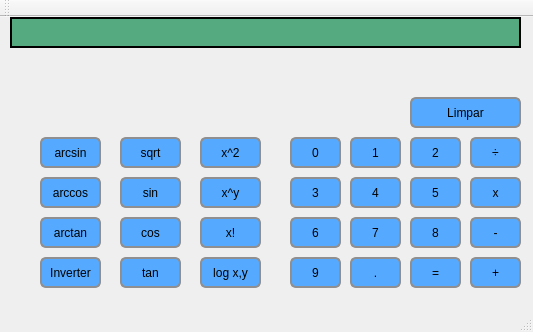
<?xml version="1.0" encoding="UTF-8"?>
<ui version="4.0">
 <class>MainWindow</class>
 <widget class="QMainWindow" name="MainWindow">
  <property name="geometry">
   <rect>
    <x>0</x>
    <y>0</y>
    <width>533</width>
    <height>332</height>
   </rect>
  </property>
  <property name="windowTitle">
   <string>Calculadora</string>
  </property>
  <property name="windowIcon">
   <iconset>
    <normaloff>calculator.ico</normaloff>calculator.ico</iconset>
  </property>
  <property name="styleSheet">
   <string notr="true">QWidget{
	//background-color:rgb(222, 222, 222);
}</string>
  </property>
  <widget class="QWidget" name="centralWidget">
   <widget class="QLabel" name="Resposta">
    <property name="geometry">
     <rect>
      <x>10</x>
      <y>0</y>
      <width>511</width>
      <height>31</height>
     </rect>
    </property>
    <property name="autoFillBackground">
     <bool>false</bool>
    </property>
    <property name="styleSheet">
     <string notr="true">QLabel{
background-color:rgb(85, 170, 127);
}</string>
    </property>
    <property name="inputMethodHints">
     <set>Qt::ImhDigitsOnly</set>
    </property>
    <property name="frameShape">
     <enum>QFrame::WinPanel</enum>
    </property>
    <property name="frameShadow">
     <enum>QFrame::Plain</enum>
    </property>
   </widget>
   <widget class="QPushButton" name="Op1">
    <property name="geometry">
     <rect>
      <x>470</x>
      <y>240</y>
      <width>51</width>
      <height>31</height>
     </rect>
    </property>
    <property name="styleSheet">
     <string notr="true">QPushButton {
    border: 2px solid #8f8f91;
    border-radius: 6px;
    background-color: qlineargradient(x1: 0, y1: 0, x2: 0, y2: 1,
                                      stop: 0 #f6f7fa, stop: 1 #dadbde);
background-color:rgb(85,170,255);
    min-width: 40px;
}</string>
    </property>
    <property name="text">
     <string>+</string>
    </property>
    <property name="shortcut">
     <string>+</string>
    </property>
   </widget>
   <widget class="QPushButton" name="Op2">
    <property name="geometry">
     <rect>
      <x>470</x>
      <y>200</y>
      <width>51</width>
      <height>31</height>
     </rect>
    </property>
    <property name="styleSheet">
     <string notr="true">QPushButton {
    border: 2px solid #8f8f91;
    border-radius: 6px;
    background-color: qlineargradient(x1: 0, y1: 0, x2: 0, y2: 1,
                                      stop: 0 #f6f7fa, stop: 1 #dadbde);
background-color:rgb(85,170,255);
    min-width: 40px;
}</string>
    </property>
    <property name="text">
     <string>-</string>
    </property>
    <property name="shortcut">
     <string>-</string>
    </property>
   </widget>
   <widget class="QPushButton" name="Op3">
    <property name="geometry">
     <rect>
      <x>470</x>
      <y>120</y>
      <width>51</width>
      <height>31</height>
     </rect>
    </property>
    <property name="styleSheet">
     <string notr="true">QPushButton {
    border: 2px solid #8f8f91;
    border-radius: 6px;
    background-color: qlineargradient(x1: 0, y1: 0, x2: 0, y2: 1,
                                      stop: 0 #f6f7fa, stop: 1 #dadbde);
background-color:rgb(85,170,255);
    min-width: 40px;
}</string>
    </property>
    <property name="text">
     <string>÷</string>
    </property>
    <property name="shortcut">
     <string>/</string>
    </property>
   </widget>
   <widget class="QPushButton" name="Op4">
    <property name="geometry">
     <rect>
      <x>470</x>
      <y>160</y>
      <width>51</width>
      <height>31</height>
     </rect>
    </property>
    <property name="styleSheet">
     <string notr="true">QPushButton {
    border: 2px solid #8f8f91;
    border-radius: 6px;
    background-color: qlineargradient(x1: 0, y1: 0, x2: 0, y2: 1,
                                      stop: 0 #f6f7fa, stop: 1 #dadbde);
background-color:rgb(85,170,255);
    min-width: 40px;
}</string>
    </property>
    <property name="text">
     <string>x</string>
    </property>
    <property name="shortcut">
     <string>*</string>
    </property>
   </widget>
   <widget class="QPushButton" name="b1">
    <property name="geometry">
     <rect>
      <x>350</x>
      <y>120</y>
      <width>51</width>
      <height>31</height>
     </rect>
    </property>
    <property name="styleSheet">
     <string notr="true">QPushButton {
    border: 2px solid #8f8f91;
    border-radius: 6px;
    background-color: qlineargradient(x1: 0, y1: 0, x2: 0, y2: 1,
                                      stop: 0 #f6f7fa, stop: 1 #dadbde);
background-color:rgb(85,170,255);
    min-width: 40px;
}</string>
    </property>
    <property name="text">
     <string>1</string>
    </property>
    <property name="shortcut">
     <string>1</string>
    </property>
   </widget>
   <widget class="QPushButton" name="b2">
    <property name="geometry">
     <rect>
      <x>410</x>
      <y>120</y>
      <width>51</width>
      <height>31</height>
     </rect>
    </property>
    <property name="styleSheet">
     <string notr="true">QPushButton {
    border: 2px solid #8f8f91;
    border-radius: 6px;
    background-color: qlineargradient(x1: 0, y1: 0, x2: 0, y2: 1,
                                      stop: 0 #f6f7fa, stop: 1 #dadbde);
background-color:rgb(85,170,255);
    min-width: 40px;
}</string>
    </property>
    <property name="text">
     <string>2</string>
    </property>
    <property name="shortcut">
     <string>2</string>
    </property>
   </widget>
   <widget class="QPushButton" name="b3">
    <property name="geometry">
     <rect>
      <x>290</x>
      <y>160</y>
      <width>51</width>
      <height>31</height>
     </rect>
    </property>
    <property name="styleSheet">
     <string notr="true">QPushButton {
    border: 2px solid #8f8f91;
    border-radius: 6px;
    background-color: qlineargradient(x1: 0, y1: 0, x2: 0, y2: 1,
                                      stop: 0 #f6f7fa, stop: 1 #dadbde);
background-color:rgb(85,170,255);
    min-width: 40px;
}</string>
    </property>
    <property name="text">
     <string>3</string>
    </property>
    <property name="shortcut">
     <string>3</string>
    </property>
   </widget>
   <widget class="QPushButton" name="b4">
    <property name="geometry">
     <rect>
      <x>350</x>
      <y>160</y>
      <width>51</width>
      <height>31</height>
     </rect>
    </property>
    <property name="styleSheet">
     <string notr="true">QPushButton {
    border: 2px solid #8f8f91;
    border-radius: 6px;
    background-color: qlineargradient(x1: 0, y1: 0, x2: 0, y2: 1,
                                      stop: 0 #f6f7fa, stop: 1 #dadbde);
background-color:rgb(85,170,255);
    min-width: 40px;
}</string>
    </property>
    <property name="text">
     <string>4</string>
    </property>
    <property name="shortcut">
     <string>4</string>
    </property>
   </widget>
   <widget class="QPushButton" name="b5">
    <property name="geometry">
     <rect>
      <x>410</x>
      <y>160</y>
      <width>51</width>
      <height>31</height>
     </rect>
    </property>
    <property name="styleSheet">
     <string notr="true">QPushButton {
    border: 2px solid #8f8f91;
    border-radius: 6px;
    background-color: qlineargradient(x1: 0, y1: 0, x2: 0, y2: 1,
                                      stop: 0 #f6f7fa, stop: 1 #dadbde);
background-color:rgb(85,170,255);
    min-width: 40px;
}</string>
    </property>
    <property name="text">
     <string>5</string>
    </property>
    <property name="shortcut">
     <string>5</string>
    </property>
   </widget>
   <widget class="QPushButton" name="b6">
    <property name="geometry">
     <rect>
      <x>290</x>
      <y>200</y>
      <width>51</width>
      <height>31</height>
     </rect>
    </property>
    <property name="styleSheet">
     <string notr="true">QPushButton {
    border: 2px solid #8f8f91;
    border-radius: 6px;
    background-color: qlineargradient(x1: 0, y1: 0, x2: 0, y2: 1,
                                      stop: 0 #f6f7fa, stop: 1 #dadbde);
background-color:rgb(85,170,255);
    min-width: 40px;
}</string>
    </property>
    <property name="text">
     <string>6</string>
    </property>
    <property name="shortcut">
     <string>6</string>
    </property>
   </widget>
   <widget class="QPushButton" name="b7">
    <property name="geometry">
     <rect>
      <x>350</x>
      <y>200</y>
      <width>51</width>
      <height>31</height>
     </rect>
    </property>
    <property name="styleSheet">
     <string notr="true">QPushButton {
    border: 2px solid #8f8f91;
    border-radius: 6px;
    background-color: qlineargradient(x1: 0, y1: 0, x2: 0, y2: 1,
                                      stop: 0 #f6f7fa, stop: 1 #dadbde);
background-color:rgb(85,170,255);
    min-width: 40px;
}</string>
    </property>
    <property name="text">
     <string>7</string>
    </property>
    <property name="shortcut">
     <string>7</string>
    </property>
   </widget>
   <widget class="QPushButton" name="b8">
    <property name="geometry">
     <rect>
      <x>410</x>
      <y>200</y>
      <width>51</width>
      <height>31</height>
     </rect>
    </property>
    <property name="styleSheet">
     <string notr="true">QPushButton {
    border: 2px solid #8f8f91;
    border-radius: 6px;
    background-color: qlineargradient(x1: 0, y1: 0, x2: 0, y2: 1,
                                      stop: 0 #f6f7fa, stop: 1 #dadbde);
background-color:rgb(85,170,255);
    min-width: 40px;
}</string>
    </property>
    <property name="text">
     <string>8</string>
    </property>
    <property name="shortcut">
     <string>8</string>
    </property>
   </widget>
   <widget class="QPushButton" name="b9">
    <property name="geometry">
     <rect>
      <x>290</x>
      <y>240</y>
      <width>51</width>
      <height>31</height>
     </rect>
    </property>
    <property name="styleSheet">
     <string notr="true">QPushButton {
    border: 2px solid #8f8f91;
    border-radius: 6px;
    background-color: qlineargradient(x1: 0, y1: 0, x2: 0, y2: 1,
                                      stop: 0 #f6f7fa, stop: 1 #dadbde);
background-color:rgb(85,170,255);
    min-width: 40px;
}</string>
    </property>
    <property name="text">
     <string>9</string>
    </property>
    <property name="shortcut">
     <string>9</string>
    </property>
   </widget>
   <widget class="QPushButton" name="b0">
    <property name="geometry">
     <rect>
      <x>290</x>
      <y>120</y>
      <width>51</width>
      <height>31</height>
     </rect>
    </property>
    <property name="styleSheet">
     <string notr="true">QPushButton {
    border: 2px solid #8f8f91;
    border-radius: 6px;
    background-color: qlineargradient(x1: 0, y1: 0, x2: 0, y2: 1,
                                      stop: 0 #f6f7fa, stop: 1 #dadbde);
background-color:rgb(85,170,255);
    min-width: 40px;
}</string>
    </property>
    <property name="text">
     <string>0</string>
    </property>
    <property name="shortcut">
     <string>0</string>
    </property>
   </widget>
   <widget class="QPushButton" name="pushButton">
    <property name="geometry">
     <rect>
      <x>410</x>
      <y>240</y>
      <width>51</width>
      <height>31</height>
     </rect>
    </property>
    <property name="styleSheet">
     <string notr="true">QPushButton {
    border: 2px solid #8f8f91;
    border-radius: 6px;
    background-color: qlineargradient(x1: 0, y1: 0, x2: 0, y2: 1,
                                      stop: 0 #f6f7fa, stop: 1 #dadbde);
background-color:rgb(85,170,255);
    min-width: 40px;
}</string>
    </property>
    <property name="text">
     <string>=</string>
    </property>
    <property name="shortcut">
     <string>Return</string>
    </property>
   </widget>
   <widget class="QPushButton" name="op5">
    <property name="geometry">
     <rect>
      <x>200</x>
      <y>120</y>
      <width>61</width>
      <height>31</height>
     </rect>
    </property>
    <property name="styleSheet">
     <string notr="true">QPushButton {
    border: 2px solid #8f8f91;
    border-radius: 6px;
    background-color: qlineargradient(x1: 0, y1: 0, x2: 0, y2: 1,
                                      stop: 0 #f6f7fa, stop: 1 #dadbde);
background-color:rgb(85,170,255);
    min-width: 40px;
}</string>
    </property>
    <property name="text">
     <string>x^2</string>
    </property>
   </widget>
   <widget class="QPushButton" name="Op6">
    <property name="geometry">
     <rect>
      <x>200</x>
      <y>160</y>
      <width>61</width>
      <height>31</height>
     </rect>
    </property>
    <property name="styleSheet">
     <string notr="true">QPushButton {
    border: 2px solid #8f8f91;
    border-radius: 6px;
    background-color: qlineargradient(x1: 0, y1: 0, x2: 0, y2: 1,
                                      stop: 0 #f6f7fa, stop: 1 #dadbde);
background-color:rgb(85,170,255);
    min-width: 40px;
}</string>
    </property>
    <property name="text">
     <string>x^y</string>
    </property>
   </widget>
   <widget class="QPushButton" name="Op7">
    <property name="geometry">
     <rect>
      <x>200</x>
      <y>240</y>
      <width>61</width>
      <height>31</height>
     </rect>
    </property>
    <property name="styleSheet">
     <string notr="true">QPushButton {
    border: 2px solid #8f8f91;
    border-radius: 6px;
    background-color: qlineargradient(x1: 0, y1: 0, x2: 0, y2: 1,
                                      stop: 0 #f6f7fa, stop: 1 #dadbde);
background-color:rgb(85,170,255);
    min-width: 40px;
}</string>
    </property>
    <property name="text">
     <string>log x,y</string>
    </property>
   </widget>
   <widget class="QPushButton" name="Op8">
    <property name="geometry">
     <rect>
      <x>40</x>
      <y>240</y>
      <width>61</width>
      <height>31</height>
     </rect>
    </property>
    <property name="styleSheet">
     <string notr="true">QPushButton {
    border: 2px solid #8f8f91;
    border-radius: 6px;
    background-color: qlineargradient(x1: 0, y1: 0, x2: 0, y2: 1,
                                      stop: 0 #f6f7fa, stop: 1 #dadbde);
background-color:rgb(85,170,255);
    min-width: 40px;
}</string>
    </property>
    <property name="text">
     <string>Inverter</string>
    </property>
   </widget>
   <widget class="QPushButton" name="Limpar">
    <property name="geometry">
     <rect>
      <x>410</x>
      <y>80</y>
      <width>111</width>
      <height>31</height>
     </rect>
    </property>
    <property name="styleSheet">
     <string notr="true">QPushButton {
    border: 2px solid #8f8f91;
    border-radius: 6px;
    background-color: qlineargradient(x1: 0, y1: 0, x2: 0, y2: 1,
                                      stop: 0 #f6f7fa, stop: 1 #dadbde);
background-color:rgb(85,170,255);
    min-width: 40px;
}</string>
    </property>
    <property name="text">
     <string>Limpar</string>
    </property>
    <property name="shortcut">
     <string>Backspace</string>
    </property>
   </widget>
   <widget class="QPushButton" name="op9">
    <property name="geometry">
     <rect>
      <x>200</x>
      <y>200</y>
      <width>61</width>
      <height>31</height>
     </rect>
    </property>
    <property name="styleSheet">
     <string notr="true">QPushButton {
    border: 2px solid #8f8f91;
    border-radius: 6px;
    background-color: qlineargradient(x1: 0, y1: 0, x2: 0, y2: 1,
                                      stop: 0 #f6f7fa, stop: 1 #dadbde);
background-color:rgb(85,170,255);
    min-width: 40px;
}</string>
    </property>
    <property name="text">
     <string>x!</string>
    </property>
    <property name="shortcut">
     <string>F</string>
    </property>
   </widget>
   <widget class="QPushButton" name="op10">
    <property name="geometry">
     <rect>
      <x>120</x>
      <y>120</y>
      <width>61</width>
      <height>31</height>
     </rect>
    </property>
    <property name="font">
     <font>
      <weight>50</weight>
      <bold>false</bold>
     </font>
    </property>
    <property name="styleSheet">
     <string notr="true">QPushButton {
    border: 2px solid #8f8f91;
    border-radius: 6px;
    background-color: qlineargradient(x1: 0, y1: 0, x2: 0, y2: 1,
                                      stop: 0 #f6f7fa, stop: 1 #dadbde);
background-color:rgb(85,170,255);
    min-width: 40px;
}</string>
    </property>
    <property name="text">
     <string>sqrt</string>
    </property>
    <property name="flat">
     <bool>false</bool>
    </property>
   </widget>
   <widget class="QPushButton" name="op11">
    <property name="geometry">
     <rect>
      <x>120</x>
      <y>160</y>
      <width>61</width>
      <height>31</height>
     </rect>
    </property>
    <property name="font">
     <font>
      <weight>50</weight>
      <bold>false</bold>
     </font>
    </property>
    <property name="styleSheet">
     <string notr="true">QPushButton {
    border: 2px solid #8f8f91;
    border-radius: 6px;
    background-color: qlineargradient(x1: 0, y1: 0, x2: 0, y2: 1,
                                      stop: 0 #f6f7fa, stop: 1 #dadbde);
background-color:rgb(85,170,255);
    min-width: 40px;
}</string>
    </property>
    <property name="text">
     <string>sin</string>
    </property>
   </widget>
   <widget class="QPushButton" name="op12">
    <property name="geometry">
     <rect>
      <x>120</x>
      <y>200</y>
      <width>61</width>
      <height>31</height>
     </rect>
    </property>
    <property name="font">
     <font>
      <weight>50</weight>
      <bold>false</bold>
     </font>
    </property>
    <property name="styleSheet">
     <string notr="true">QPushButton {
    border: 2px solid #8f8f91;
    border-radius: 6px;
    background-color: qlineargradient(x1: 0, y1: 0, x2: 0, y2: 1,
                                      stop: 0 #f6f7fa, stop: 1 #dadbde);
background-color:rgb(85,170,255);
    min-width: 40px;
}</string>
    </property>
    <property name="text">
     <string>cos</string>
    </property>
   </widget>
   <widget class="QPushButton" name="op13">
    <property name="geometry">
     <rect>
      <x>120</x>
      <y>240</y>
      <width>61</width>
      <height>31</height>
     </rect>
    </property>
    <property name="font">
     <font>
      <weight>50</weight>
      <bold>false</bold>
     </font>
    </property>
    <property name="styleSheet">
     <string notr="true">QPushButton {
    border: 2px solid #8f8f91;
    border-radius: 6px;
    background-color: qlineargradient(x1: 0, y1: 0, x2: 0, y2: 1,
                                      stop: 0 #f6f7fa, stop: 1 #dadbde);
background-color:rgb(85,170,255);
    min-width: 40px;
}</string>
    </property>
    <property name="text">
     <string>tan</string>
    </property>
   </widget>
   <widget class="QPushButton" name="op14">
    <property name="geometry">
     <rect>
      <x>40</x>
      <y>120</y>
      <width>61</width>
      <height>31</height>
     </rect>
    </property>
    <property name="font">
     <font>
      <weight>50</weight>
      <bold>false</bold>
     </font>
    </property>
    <property name="styleSheet">
     <string notr="true">QPushButton {
    border: 2px solid #8f8f91;
    border-radius: 6px;
    background-color: qlineargradient(x1: 0, y1: 0, x2: 0, y2: 1,
                                      stop: 0 #f6f7fa, stop: 1 #dadbde);
background-color:rgb(85,170,255);
    min-width: 40px;
}</string>
    </property>
    <property name="text">
     <string>arcsin</string>
    </property>
   </widget>
   <widget class="QPushButton" name="op15">
    <property name="geometry">
     <rect>
      <x>40</x>
      <y>160</y>
      <width>61</width>
      <height>31</height>
     </rect>
    </property>
    <property name="font">
     <font>
      <weight>50</weight>
      <bold>false</bold>
     </font>
    </property>
    <property name="styleSheet">
     <string notr="true">QPushButton {
    border: 2px solid #8f8f91;
    border-radius: 6px;
    background-color: qlineargradient(x1: 0, y1: 0, x2: 0, y2: 1,
                                      stop: 0 #f6f7fa, stop: 1 #dadbde);
background-color:rgb(85,170,255);
    min-width: 40px;
}</string>
    </property>
    <property name="text">
     <string>arccos</string>
    </property>
   </widget>
   <widget class="QPushButton" name="op16">
    <property name="geometry">
     <rect>
      <x>40</x>
      <y>200</y>
      <width>61</width>
      <height>31</height>
     </rect>
    </property>
    <property name="font">
     <font>
      <weight>50</weight>
      <bold>false</bold>
     </font>
    </property>
    <property name="styleSheet">
     <string notr="true">QPushButton {
    border: 2px solid #8f8f91;
    border-radius: 6px;
    background-color: qlineargradient(x1: 0, y1: 0, x2: 0, y2: 1,
                                      stop: 0 #f6f7fa, stop: 1 #dadbde);
background-color:rgb(85,170,255);
    min-width: 40px;
}</string>
    </property>
    <property name="text">
     <string>arctan</string>
    </property>
   </widget>
   <widget class="QPushButton" name="decimal">
    <property name="geometry">
     <rect>
      <x>350</x>
      <y>240</y>
      <width>51</width>
      <height>31</height>
     </rect>
    </property>
    <property name="styleSheet">
     <string notr="true">QPushButton {
    border: 2px solid #8f8f91;
    border-radius: 6px;
    background-color: qlineargradient(x1: 0, y1: 0, x2: 0, y2: 1,
                                      stop: 0 #f6f7fa, stop: 1 #dadbde);
background-color:rgb(85,170,255);
    min-width: 40px;
}</string>
    </property>
    <property name="text">
     <string>.</string>
    </property>
    <property name="shortcut">
     <string>.</string>
    </property>
   </widget>
  </widget>
  <widget class="QMenuBar" name="menuBar">
   <property name="geometry">
    <rect>
     <x>0</x>
     <y>0</y>
     <width>533</width>
     <height>25</height>
    </rect>
   </property>
  </widget>
  <widget class="QToolBar" name="mainToolBar">
   <attribute name="toolBarArea">
    <enum>TopToolBarArea</enum>
   </attribute>
   <attribute name="toolBarBreak">
    <bool>false</bool>
   </attribute>
  </widget>
  <widget class="QStatusBar" name="statusBar"/>
 </widget>
 <layoutdefault spacing="6" margin="11"/>
 <resources/>
 <connections/>
</ui>
